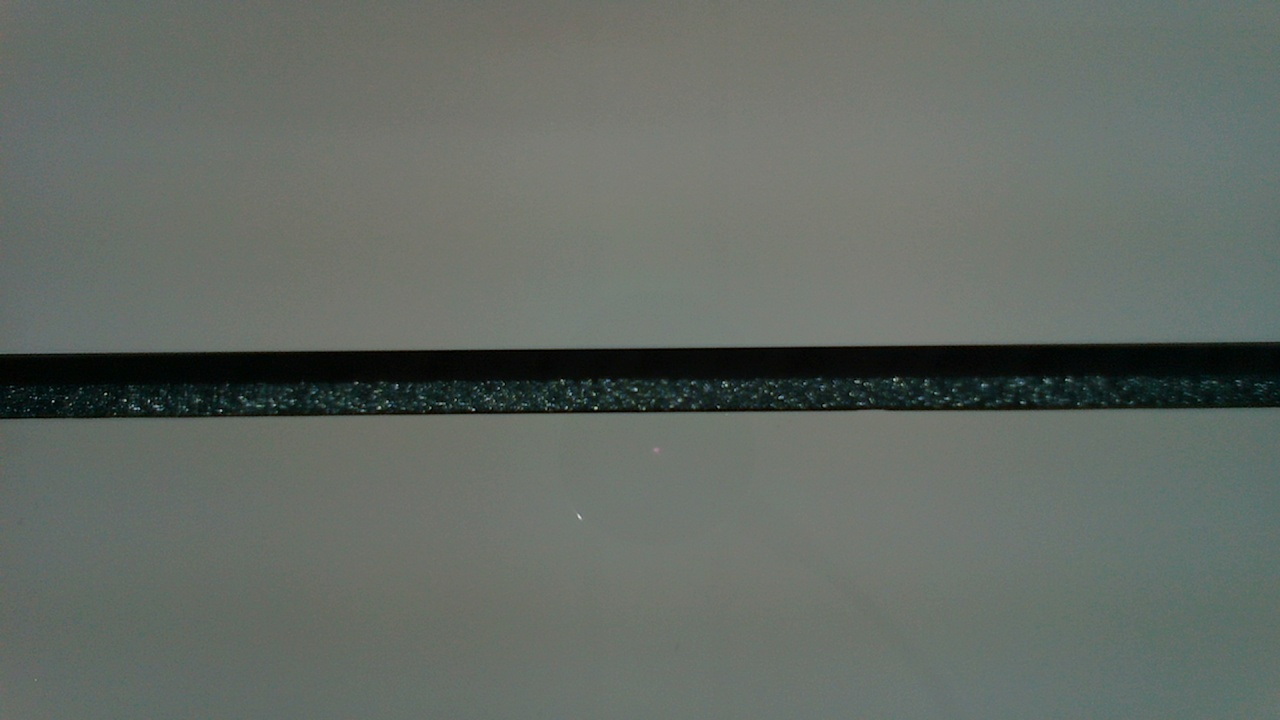
#> input picture stitching_img/processed/new_t1.jpg, 1280 x 720 px, found by its file name
$ python line_detection.py
#> lines starting #> are read from the running program, lines starting #| are printed output that depends on the picture; after the words box and inside, x2 and y2 are one past the last pixel; in counts of white or black regions, pixels touching at a corner belong together
#%%
# import the necessary packages
import cv2
import matplotlib.pyplot as plt
import numpy as np
import random
imagePath = "/Users/user/Desktop/python_ws/new_t1.jpg"

img = cv2.imread(imagePath, 0)
#> img: shape (720, 1280); min 0, max 221, mean 103.9
(H, W) = img.shape[:2]
#> H = 720; W = 1280

clahe = cv2.createCLAHE(clipLimit=2.0, tileGridSize=(8, 8))
img2  = clahe.apply(img)

blur  = cv2.GaussianBlur(img2, (5, 5), 0)
ret, otsu  = cv2.threshold(blur, 0, 255, cv2.THRESH_BINARY+cv2.THRESH_OTSU)
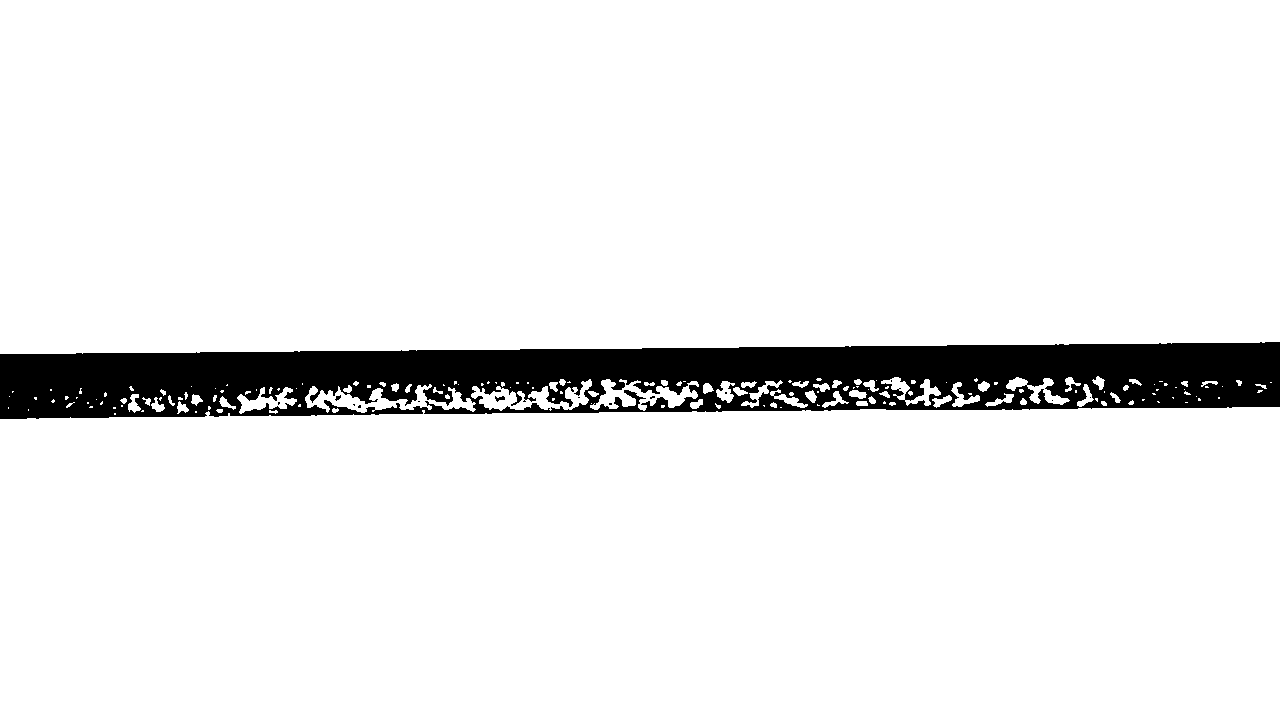
#> otsu: shape (720, 1280); 92.4% white; 14 black regions (11 under 20 px), largest, box (x1, y1, x2, y2) and area: (0, 342, 1280, 419) 69740, (495, 396, 505, 402) 34, (335, 395, 341, 401) 20
#> ret = 76

inter_list = list()
for x in range(W) :
    _tmp   = np.argwhere(otsu[:, x]==0)
    _inter = (x, _tmp[0][0], _tmp[-1][0])
    inter_list.append(_inter)
#> after the loop, inter_list = 1280 items, first 6: (0, 354, 418), (1, 354, 418), (2, 354, 418), (3, 354, 418), (4, 354, 418), (5, 354, 418)

mk = np.zeros((H, W))
for _inter in inter_list :
    mk[_inter[1]:_inter[2]+1, _inter[0]] = 255
#> this loop made 1280 passes
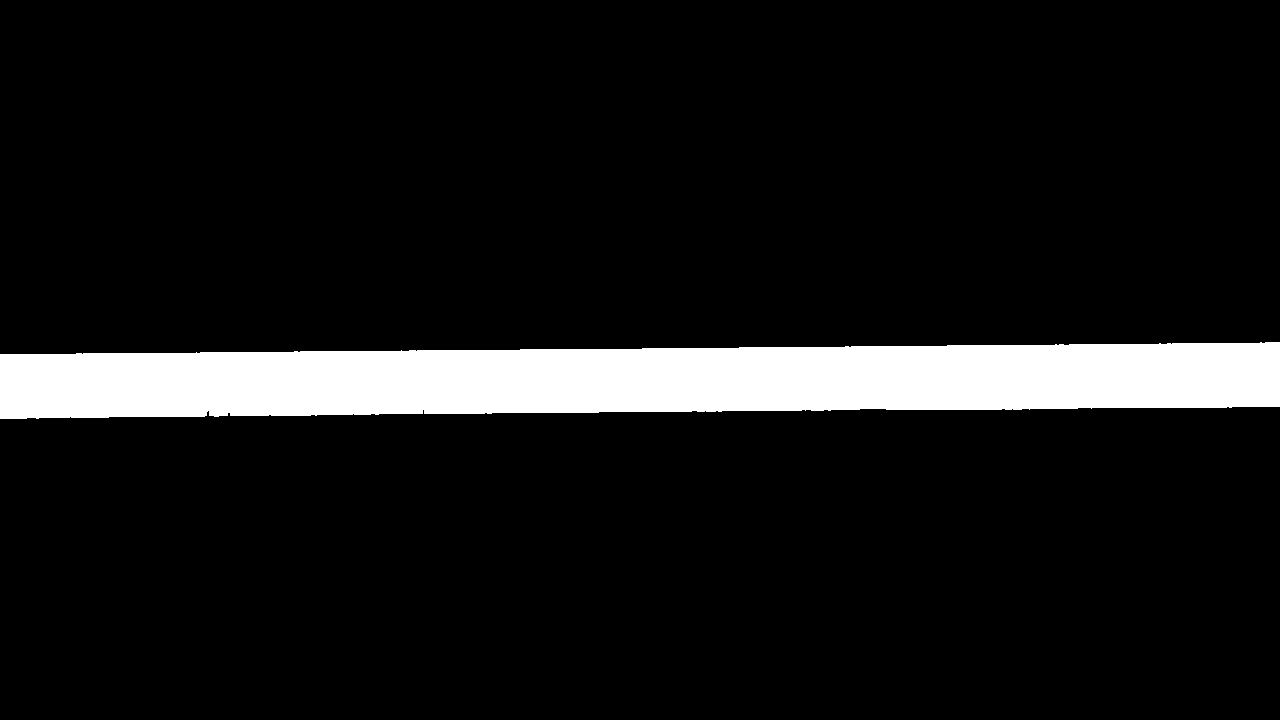
#> mk: shape (720, 1280) float64; 8.9% white; 1 white region, box (x1, y1, x2, y2) and area: (0, 342, 1280, 419) 81971
mk = np.uint8(mk)

roi_img = cv2.bitwise_and(img2, mk)
roi_img2 = clahe.apply(roi_img)
roi_img3 = clahe.apply(roi_img2)
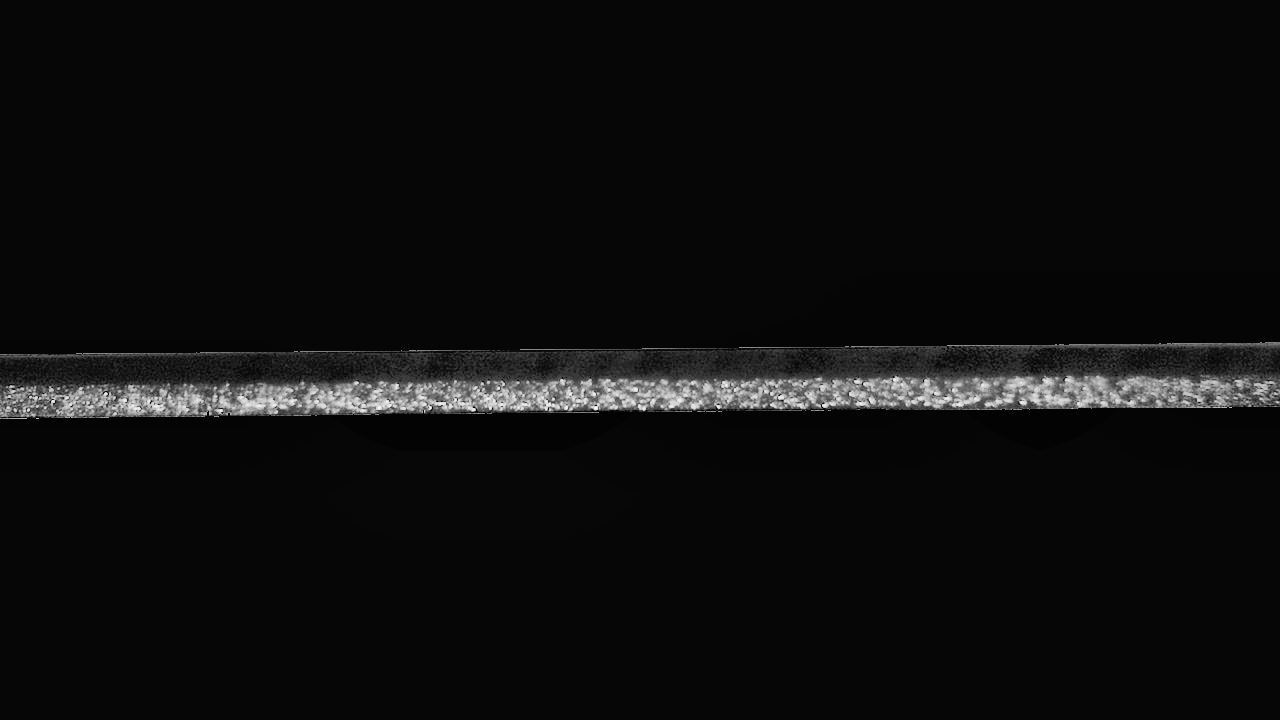
#> roi_img3: shape (720, 1280); min 2, max 245, mean 13.1
roi_img4 = clahe.apply(roi_img3)

a = random.uniform(-1, 1)
b = random.uniform(inter_list[0][1], inter_list[0][2]+1)
#> b = 403.3
Int_Up = int()
Int_Do = int()
for _inter in inter_list :
    y = a * _inter[0] + b
    # print(y)
    if y < _inter[1] :
        y = _inter[1] - 1
    elif y > _inter[2] :
        y = _inter[2] + 1
    for j in range(_inter[1], _inter[2]+1) :
        if j <= y :
            Int_Up += roi_img[j, _inter[0]]
        else :
            Int_Do += roi_img[j, _inter[0]]
#> this loop made 1280 passes
#> _inter on passes 1 to 12: (0, 354, 418), (1, 354, 418), (2, 354, 418), (3, 354, 418), (4, 354, 418), (5, 354, 418), (6, 354, 418), (7, 354, 418), (8, 354, 418), (9, 354, 418), (10, 354, 418), (11, 354, 418)
#> after the loop, Int_Do = 7512; Int_Up = 3408129


print(Int_Up, Int_Do)
#| 3408129 7512

#%%

p1 = (0, int(b))
#> p1 = (0, 403)
p2 = (W-1, int(a*(W-1) + b))
#> p2 = (1279, 1284)
roi_img = cv2.line(roi_img, p1, p2, (0, 255, 0), 5)
#> roi_img: shape (720, 1280); min 0, max 221, mean 3.7
cv2.namedWindow('img', cv2.WINDOW_NORMAL)
cv2.namedWindow('img2', cv2.WINDOW_NORMAL)
cv2.namedWindow('otsu', cv2.WINDOW_NORMAL)
cv2.imshow('img', img)
cv2.imshow('img2', roi_img)
cv2.imshow('otsu', otsu)
cv2.waitKey()
cv2.destroyAllWindows()


# convert the image to grayscale, blur it, and perform Canny
# edge detection

#%%

ret,th1_i = cv2.threshold(img2,25,255,cv2.THRESH_BINARY)
#> th1_i: shape (720, 1280); 95.9% white; 325 black regions (314 under 20 px), largest, box (x1, y1, x2, y2) and area: (0, 346, 1280, 395) 36467, (571, 409, 630, 412) 97, (696, 406, 737, 411) 75
th2_i = cv2.adaptiveThreshold(img2,255,cv2.ADAPTIVE_THRESH_MEAN_C,\
            cv2.THRESH_BINARY,11,2)
#> th2_i: shape (720, 1280); 66% white; black in thin lines or dots
th3_i = cv2.adaptiveThreshold(img2,255,cv2.ADAPTIVE_THRESH_GAUSSIAN_C,\
            cv2.THRESH_BINARY,11,2)
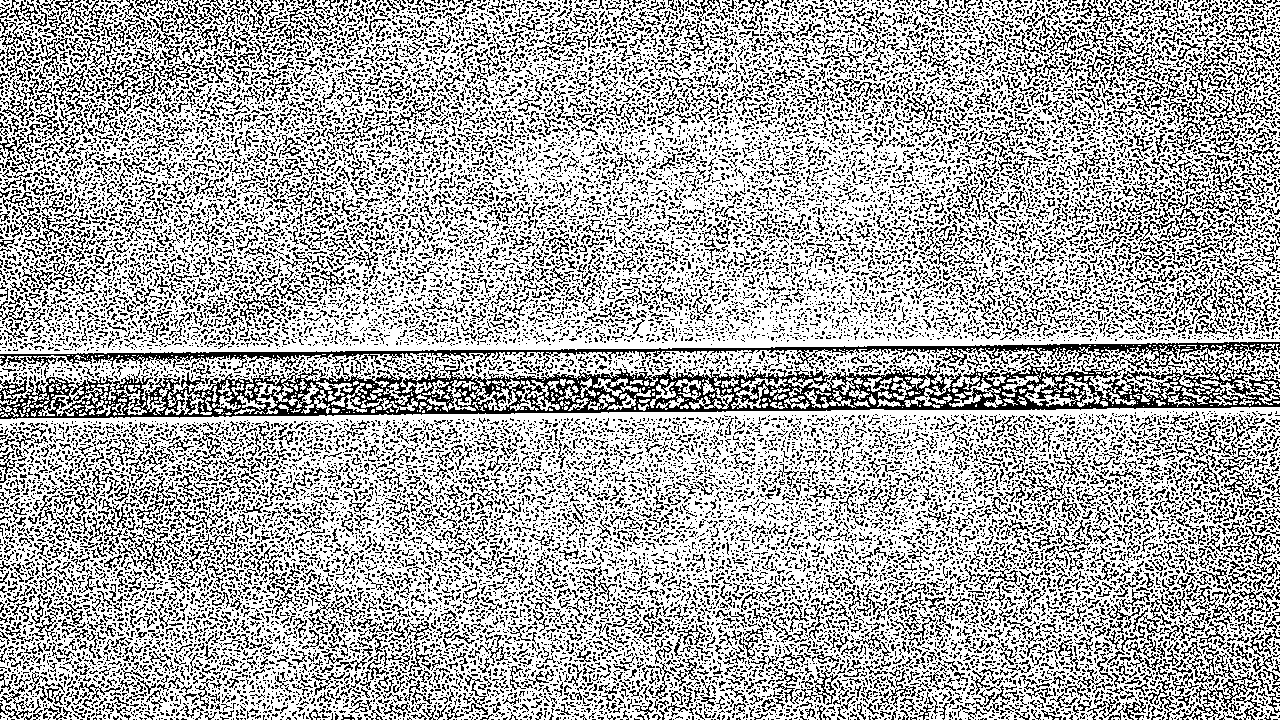
#> th3_i: shape (720, 1280); 68% white; black in thin lines or dots
#> (the run stopped early here; a loop or call above may not have finished)

$ run again, with stitching_img/processed/i3.jpg copied over stitching_img/processed/new_t1.jpg
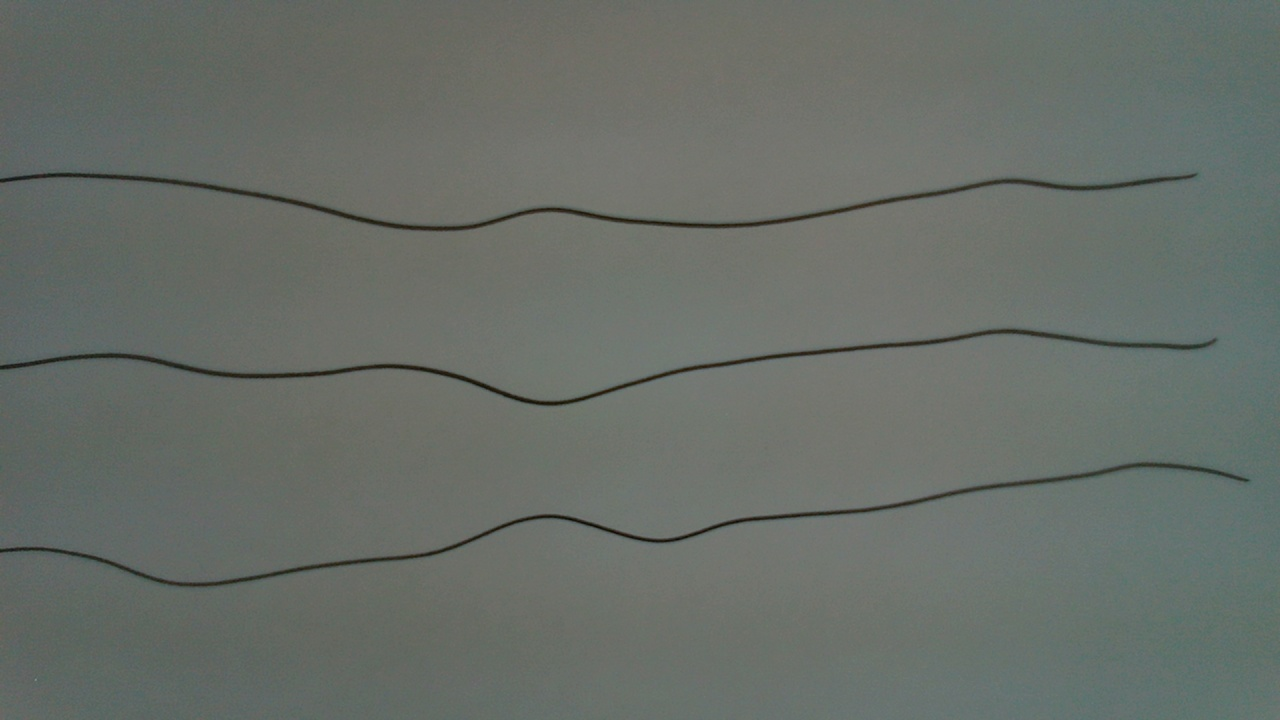
#> input picture stitching_img/processed/i3.jpg, 1280 x 720 px, found by its file name
#> `img2  = clahe.apply(img)`:
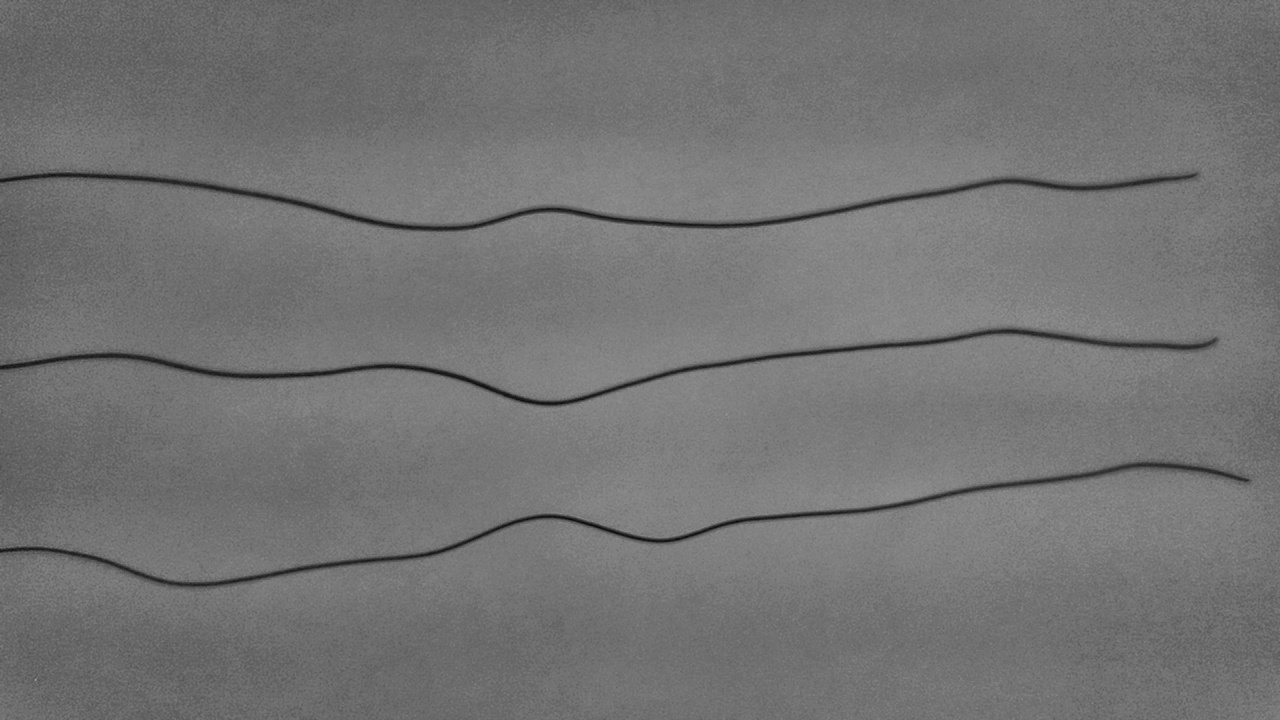
#> img2: shape (720, 1280); min 8, max 146, mean 115.4
#> `ret, otsu  = cv2.threshold(blur, 0, 255, cv2.THRESH_BINARY+cv2.THRESH_..`:
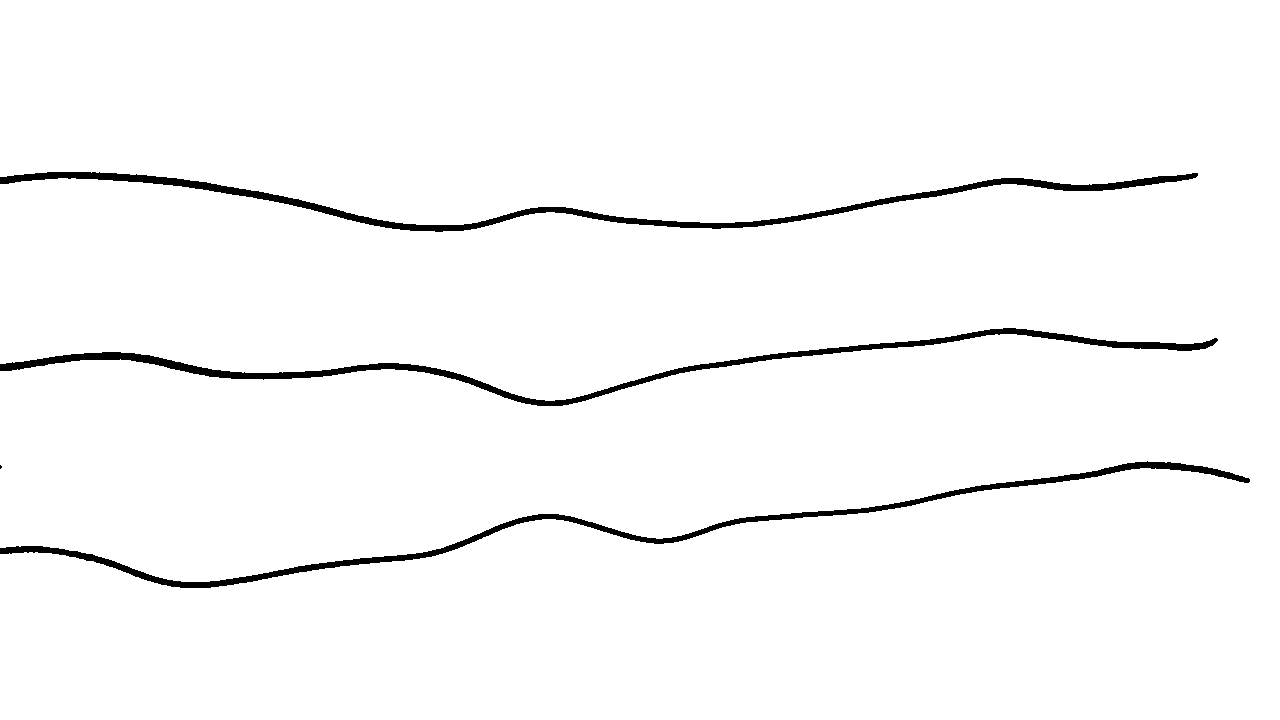
#> otsu: shape (720, 1280); 97.6% white; 4 black regions (1 under 20 px), largest, box (x1, y1, x2, y2) and area: (0, 172, 1198, 232) 7539, (0, 328, 1218, 406) 7513, (0, 461, 1250, 588) 7204
#> ret = 88
